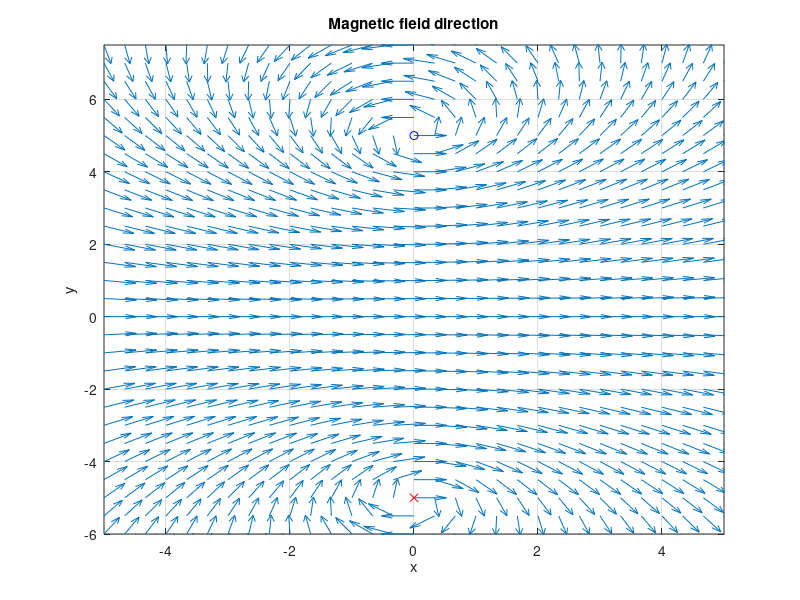

Reproduce this figure in MATLAB.
clc;
clear all;
mu0 = 4*pi*1e-7;        %hang so tu  
I_current = input('Enter I (A): '); %cuong do dong dien 
Radius = input('Enter radius of the loop (m): ');   %ban kinh vong day
Constant = mu0/(4*pi) * I_current; 
NGrid = 31;            % Luoi de ve
xMax = Radius;             % Gioi han x
yMax = xMax*1.5;           % Gioi han y
for i=1:NGrid
    xObs(i) = -xMax + (i-1)/(NGrid-1)*(2*xMax); 
    yObs(i) = -yMax + (i-1)/(NGrid-1)*(2*yMax);
end
NSegments = 50; %so doan chia
for k=1:NSegments
    theta1 = 2*pi*(k-1)/NSegments;
    x1 = 0;
    y1 = Radius*cos(theta1);
    z1 = Radius*sin(theta1);
    theta2 = 2*pi*k/NSegments;
    x2 = 0;
    y2 = Radius*cos(theta2);
    z2 = Radius*sin(theta2);
    dlx(k) = x2-x1;
    dly(k) = y2-y1;
    dlz(k) = z2-z1;
    xc(k) = (x2+x1)/2;
    yc(k) = (y2+y1)/2;
    zc(k) = (z2+z1)/2;
end
for i=1:NGrid
    for j=1:NGrid

        Bx = 0;  By = 0;
        for k=1:NSegments
            rx = xObs(j) - xc(k);
            ry = yObs(i) - yc(k);
            rz = -zc(k); 

            r3 = sqrt(rx^2 + ry^2 + rz^2)^3;

            dlXr_x = dly(k)*rz - dlz(k)*ry;
            dlXr_y = dlz(k)*rx - dlx(k)*rz;

            Bx = Bx + Constant*dlXr_x/r3;
            By = By + Constant*dlXr_y/r3;
        end

        BMag = sqrt(Bx^2 + By^2);
        BDirx(i,j) = Bx/BMag;
        BDiry(i,j) = By/BMag;

    end
end
fprintf('\nThe magnetic field strength at the center of a circular loop  = %g (T)\n',Constant*2*pi/Radius);
clf;
figure(gcf); 
quiver(xObs,yObs,BDirx,BDiry);  %Ve duong suc tu
hold on;
plot(0,Radius,'bo');
plot(0,-Radius,'rx');
title('Magnetic field direction');
xlabel('x');  
ylabel('y');
axis([-Radius Radius -Radius*1.2 Radius*1.5]);
grid on;
hold off;
